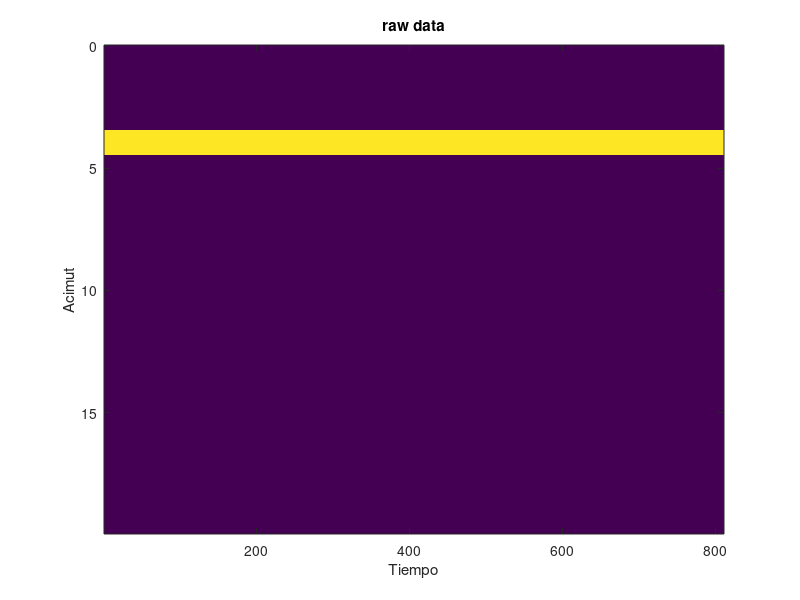
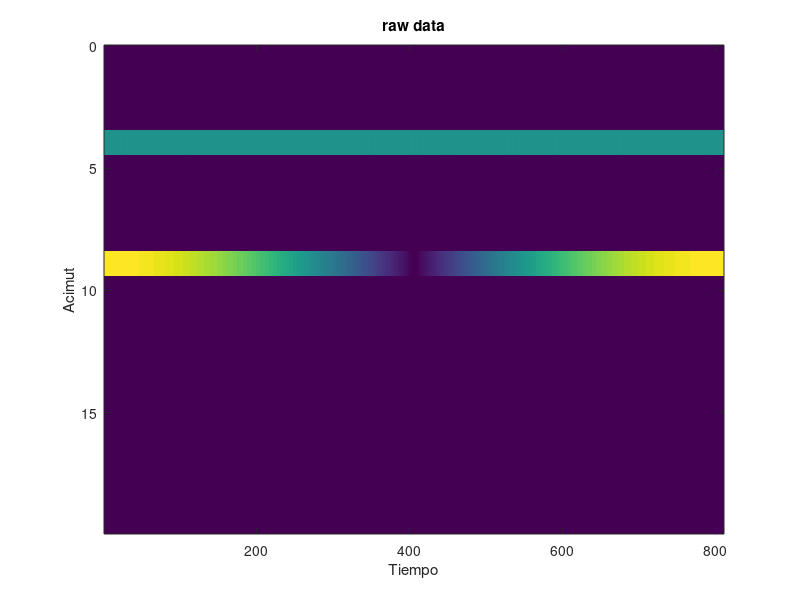
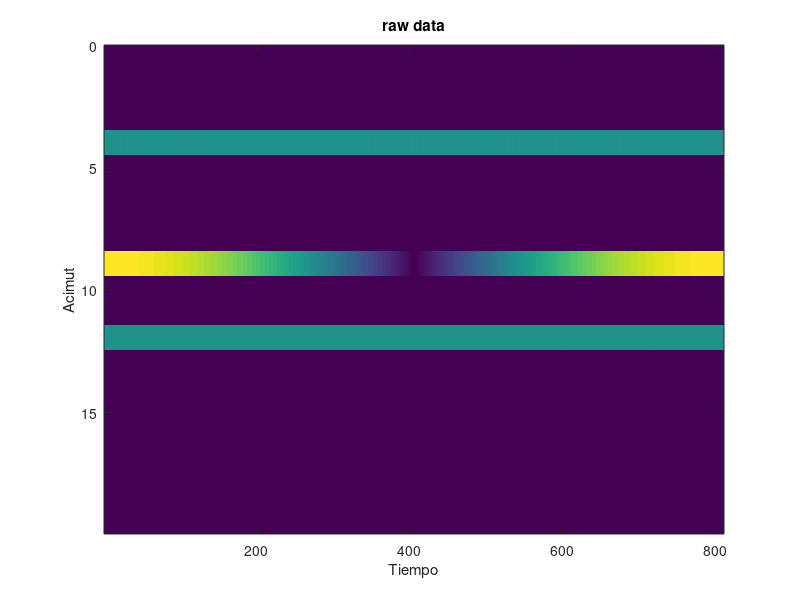
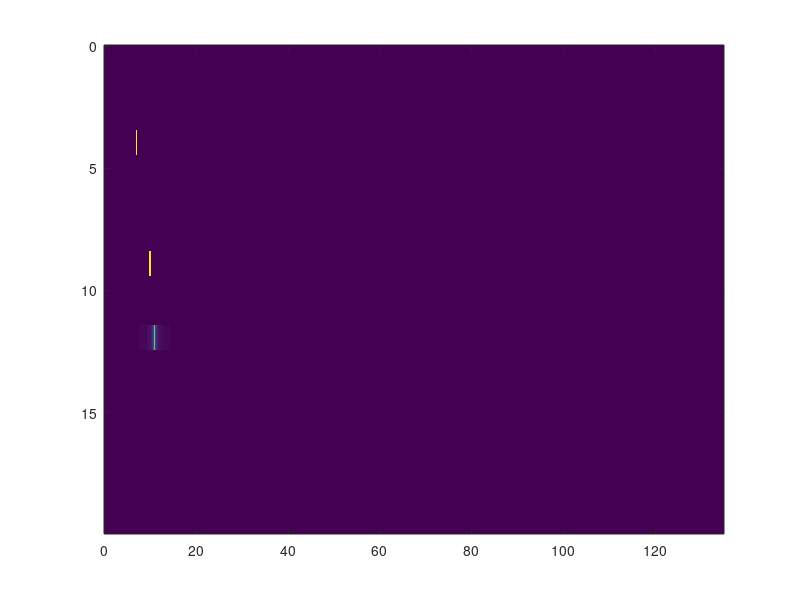

Write the MATLAB code that produced these figures, in order.
clc;clear;close all;

% Radar de onda contínua y frecuencia modulada CWFM

f0 = 28.5e9; %Hz
c  = 3e8; %m/s
w  = 10; % Velocidad de giro de la antena en rpm
lambda = c/f0; %longitud de onda (m)


cobacimut = 20; %Cobertura en acimut de 20º

% Anchos de haz
haz_acimut    = 1; % grados
haz_elevacion = 3; %grados

%Parámetros de la señal transmitida
deltaf = 1e6; %Excursión de frecuencia [Hz]
fm     = 1e3; %Frecuencia de modulación [Hz]
eta1   = 0.9;
eta2   = eta1;

Tm = 1/fm;

Trampa = eta1*Tm;
Tutil  = eta1*eta2*Tm;



k = pi*deltaf*fm;
%% 1) Resoluciones en distancia y acimut

Resolucion_distancia = ((c*Trampa)/(2*deltaf))*(1/Tutil);

% Depende del az de la antena
Resolucion_acimut    = haz_acimut;
 %% 2) Alcance maixmo y frecuencia maxima del sistema
%  (Lo saco a partir del dibujo del guion)

T_maximo       = Trampa-Tutil;
Alcance_maximo = (c*T_maximo)/2;

    % Frecuencia de batido maxima
fb_maxima =  2*Alcance_maximo*deltaf/(c*Trampa);
%% 3) Frecuencia minima de muestreo.
% Gracias a nquist sacamos fs_min
fs_min = 2*fb_maxima;
% Factor de sobremuestreo. Para verle bien usamos un factor de "5"
oversamplig =5; %Solo vale para ver mejor las señales una vez dibujadas.

fs = oversamplig*fs_min;


N_muestras = floor(Tutil*fs);
%% 4) Distancia y velocidad radial maxima no ambigua

R_mna = c*Trampa*fs/(2*deltaf) %Tomamos como referencia una rampa incorrecta. Midiendo diferencias de frecuencias
%           Tm*Eta1=Trampa
%     velocidad radias?¿

%% 5) Numero de celdas de distancia y acimut
% Son 812 columnas. Depende del tiempo util y de la frecuencia de muestreo.
% Si aumentamos el tiempo util amentamos las muestras.

% Las celdas aximut se calculan exactamente igual que en el caso
% del radar pulsado, solo que ahora es entre rampa y rampa en lugar de pulso y pulso.

n_celdas_distancia = floor(Tutil*fs); % columnas

velocidad_giro_grados_segundo = w/60*360; %grados/s
Grados_fila=velocidad_giro_grados_segundo * Trampa;

% Angulo que gira la antena durante la transmision de la ramopa.

% Cobertura de 20º
n_celdas_acimut = floor(cobacimut/Grados_fila); %filas
%filas de nuestra matriz.

%% 6)
nrampas=floor(haz_acimut/Grados_fila);

%% 7) Frecuencias de batido correspondientes a tres blancos

distancia_blanco1 = 7e3; % distancia en m
distancia_blanco2 = 10e3; % distancia en m.
distancia_blanco3= distancia_blanco2-Resolucion_distancia;

fb1 = 2*distancia_blanco1*deltaf/(c*Trampa);
fb2 = 2*distancia_blanco2*deltaf/(c*Trampa);
fb3 = 2*distancia_blanco3*deltaf/(c*Trampa);

%% 8) Genere la matriz correspondiente a un scan con el blanco 1 situado en un acimut de 4º y
% los blancos 2 y 3 en un acimut de 9º.

% Pese a que el blanco esta a  4º, ahi ponemos el centro, y la mitad de
% pulsos arriba y abajo. Debemos calcular cuantos pulsos son estos.

%Necesito el numero de rampas con cada exploracion,es decir, numero de
%pulsos que recibo de cada blanco en cada exploración.

% BLANCO 1
Acimut_blanco1=4; % grados
Posicion_acimut_blanco1=floor(Acimut_blanco1/Grados_fila);

Matriz = zeros(n_celdas_acimut, n_celdas_distancia);

for indice1=(Posicion_acimut_blanco1-floor(nrampas/2)) : (Posicion_acimut_blanco1 ...
+ floor(nrampas/2))
    Matriz(indice1,:)= Matriz(indice1,:)+exp(1i*2*pi*fb1/fs*(0:(n_celdas_distancia)-1));
end
acimut = 0:Grados_fila:20-Grados_fila;
figure;
imagesc([],acimut,abs(Matriz));xlabel('Tiempo');
ylabel('Acimut');
title('raw data');

% BLANCO 2

Acimut_blanco2 = 9;
Acimut_blanco3 = 9;
Posicion_acimut_blanco2=floor(Acimut_blanco2/Grados_fila);
Posicion_acimut_blanco3=floor(Acimut_blanco3/Grados_fila);

for indice1=(Posicion_acimut_blanco2-floor(nrampas/2)) : (Posicion_acimut_blanco2 ...
+ floor(nrampas/2))
    Matriz(indice1,:)= Matriz(indice1,:)+exp(1i*2*pi*fb2/fs*(0:(n_celdas_distancia)-1)) + exp(1i*2*pi*fb3/fs*(0:(n_celdas_distancia)-1));
end

acimut = 0:Grados_fila:20-Grados_fila;
figure;
imagesc([],acimut,abs(Matriz));xlabel('Tiempo');
ylabel('Acimut');
title('raw data');

%% 10) Sitúe en la matriz un cuarto blanco a 12º de acimut y a una distancia de 12km que se
% acerca al radar a una velocidad radial de 4m/s.

% Blancos móviles
t=0:1/fs:((nrampas+2) *Tm);

distancia_blanco4_inicial = 12e3;
Acimut_blanco4            = 12;

Posicion_acimut_blanco4=floor(Acimut_blanco4/Grados_fila);
vr_blanco4=4; %m/s
retardo_blanco4=2*(distancia_blanco4_inicial+vr_blanco4*t)./c;

T        = mod(t,Tm);
[P,pos]  = findpeaks(T);
pos      = [1, pos];
posicion = 1;

for indice1=(Posicion_acimut_blanco4- floor(nrampas/2)):(Posicion_acimut_blanco4+floor(nrampas/2))
 % Estamos generando (rampas+1) para tener un
 % número impar de rampas (muestras en acimut por blanco).
    ajuste_indice = pos(posicion+1)-pos(posicion)-size(Matriz,2)+1;
    
    phase1 = 1i*2*pi*f0*retardo_blanco4(pos(posicion):pos...
        (posicion+1)-ajuste_indice);
    
    phase2 = -1i*k*(retardo_blanco4(pos(posicion):pos(posicion+1)- ajuste_indice).^2);
    
    phase3 = 1i*2*k*T(pos(posicion):pos(posicion+1)-ajuste_indice).*...
        retardo_blanco4(pos(posicion):pos(posicion+1)-ajuste_indice);
    
    Matriz(indice1,:) = Matriz(indice1,:)+exp(phase1+phase2+phase3);
    posicion          = posicion+1;
end
figure;
imagesc([],acimut,abs(Matriz));
xlabel('Tiempo');ylabel('Acimut'); title('raw data');

%% 9) Calcule la FFT de cada fila de la matriz generada. Represente el módulo de la FFT en
% 3D y de la FFT de la fila central de cada blanco en 2D.

for i=1:n_celdas_acimut
salida_fft(i,:)=fft(Matriz(i,1:n_celdas_distancia),...
n_celdas_distancia);
end
acimut    = 0:Grados_fila:20-Grados_fila;
distancia = (0:n_celdas_distancia-1)./(n_celdas_distancia/fs)*(c*Trampa/(2*deltaf))/1000;
figure(); imagesc(distancia,acimut,abs(salida_fft))

for fila=1:n_celdas_acimut
 salida_fft(fila,:)=fft(Matriz(fila,1:n_celdas_distancia),n_celdas_distancia);
end

figure(); imagesc(distancia,acimut,abs(salida_fft))

for columna=1:n_celdas_distancia
 fft_col(:,columna)=fft(salida_fft(:,columna),n_celdas_acimut);
end

fdoppler=(0:n_celdas_acimut-1)./(n_celdas_acimut*Tm);

figure(); imagesc(distancia,fdoppler,abs(fft_col));

fdoppler_blanco = 2*vr_blanco4/lambda

